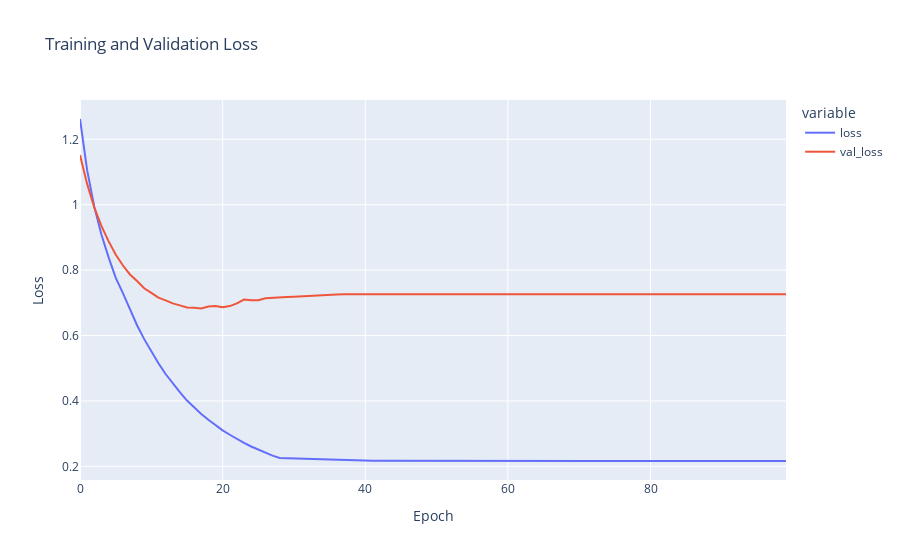

Notebook cell for this chart:
### Markdown cell above
### Results

### Code cell
fig = px.line(
    history.history,
    y = ['loss', 'val_loss'],
    labels = {'index': 'Epoch', 'value': 'Loss'},
    title = "Training and Validation Loss"
)

fig.show()
